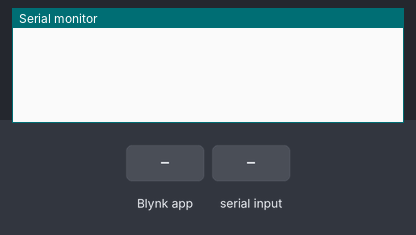
Simulated run of this sketch. Board: ESP32. Parts: the last lines printed to the serial monitor. Inputs (shaded band) come from the test bench. WiFi joins after 1.5 s; servers stay silent unless stated.

Above: at 3.0 s.
3.1 s: Blynk app writes 1 to V0
At 4.0 s:
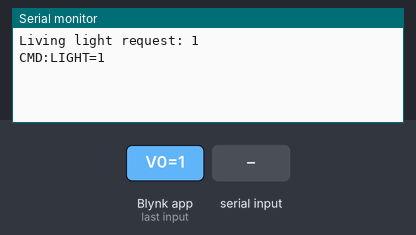
4.6 s: "90,45,200\n" received over the second serial link
At 5.1 s:
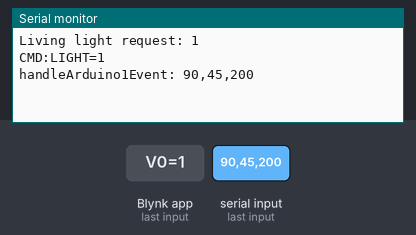
6.1 s: Blynk app writes 1 to V1
At 7.3 s:
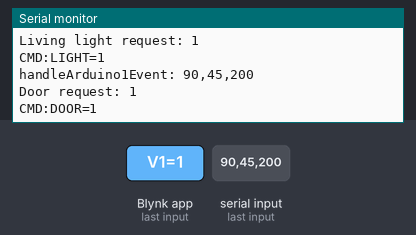
7.6 s: "90,45\n" received over the second serial link
At 8.6 s:
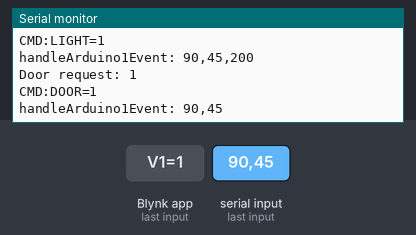
9.1 s: "90,45,200,10\n" received over the second serial link
At 9.7 s:
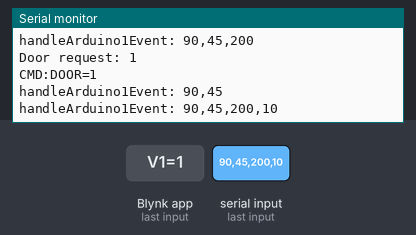
10.6 s: "90,45,200,10,150,30\n" received over the second serial link
At 12.1 s:
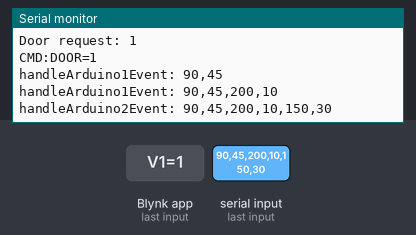

The sketch:

esp32.ino
```cpp
// (licence header left out)
/* Comment this out to disable prints and save space */
#define BLYNK_PRINT Serial

/* Fill in information from Blynk Device Info here */
#define BLYNK_TEMPLATE_ID           "TMPL6EYdTlCvW"
#define BLYNK_TEMPLATE_NAME         "Smarthome NCT2025"
#define BLYNK_AUTH_TOKEN            "8TkXn02WS5zlRidcQDuhoRwuKwQELPXs"


#include <WiFi.h>
#include <WiFiClient.h>
#include <BlynkSimpleEsp32.h>
#include <SoftwareSerial.h>

// HWSerial mapping. Avoid G3, G1 of Serial, and avoid G9, G10 of flash pins
#define PIN_SWSERIAL1_TX 4 //G4
#define PIN_SWSERIAL1_RX 0 //G0

#define PIN_SWSERIAL2_TX 17 // G17
#define PIN_SWSERIAL2_RX 16 // G16

// Your WiFi credentials.
// Set password to "" for open networks.
char ssid[] = "Dien Nuoc Xuan An";
char pass[] = "Anhquan@2011";

// ==================== SERIAL COMM SM ====================
// From ESP to Arduino:
#define CMD_LIGHT_STATE        "CMD:LIGHT=" // + 1-byte (char). "1"->ON, "0"->OFF
#define CMD_DOOR_STATE         "CMD:DOOR="  // + 1-byte (char). "1"->OPEN, "0"->CLOSE

// From Arduino to ESP
#define ACK_OK                 "ACK:OK"

#define EV_LIGHT_STATE         "EV:LIGHT=" // + 1-byte (char). "1"->ON, "0"->OFF
#define EV_DOOR_STATE          "EV:DOOR=" // + 1-byte (char). "1"->ON, "0"->OFF
#define EV_RAINCOVER_STATE     "EV:RAINCOVER=" // + 1-byte (char). "1"->ON, "0"->OFF
#define EV_FIREPUMP_STATE      "EV:FIREPUMP=" // + 1-byte (char). "1"->ON, "0"->OFF
#define EV_GARDENPUMP_STATE    "EV:GARDENPUMP=" // + 1-byte (char). "1"->ON, "0"->OFF
#define EV_TEMP_VALUE          "EV:TEMP=" // + 2-byte (char). Ex: "24" degree
#define EV_HUMI_VALUE          "EV:HUMI=" // + 2-byte (char). Ex: "72" %

// SoftwareSerial arduino1Serial(PIN_SWSERIAL1_RX, PIN_SWSERIAL1_TX);
// SoftwareSerial arduino2Serial(PIN_SWSERIAL2_RX, PIN_SWSERIAL2_TX);
#define arduino1Serial Serial1
#define arduino2Serial Serial2

// BLYNK_WRITE from Web/App
BLYNK_WRITE(V0)
{
  Serial.println("Living light request: " + String(param.asInt()));
  arduino2Serial.println(CMD_LIGHT_STATE+String(param.asInt()));
  Serial.println(CMD_LIGHT_STATE+String(param.asInt()));
}

BLYNK_WRITE(V1)
{
  Serial.println("Door request: " + String(param.asInt()));
  arduino1Serial.println(CMD_DOOR_STATE+String(param.asInt()));
  Serial.println(CMD_DOOR_STATE+String(param.asInt()));
}

void handleArduino1Event(String ev) {
  ev.trim();
  Serial.println("handleArduino1Event: " + ev);
  if (ev.startsWith(EV_DOOR_STATE)) {
      if (ev.substring(String(EV_DOOR_STATE).length()).toInt() == 1) {
        Blynk.virtualWrite(V1, 1);
      } else {
        Blynk.virtualWrite(V1, 0);
      }
  }

  else if (ev.startsWith(EV_TEMP_VALUE)) {
      int temp = ev.substring(String(EV_TEMP_VALUE).length()).toInt();
      Blynk.virtualWrite(V2, temp);
  }

  else if (ev.startsWith(EV_HUMI_VALUE)) {
      int humi = ev.substring(String(EV_HUMI_VALUE).length()).toInt();
      Blynk.virtualWrite(V3, humi);
  }
}

void handleArduino2Event(String ev) {
  ev.trim();
  Serial.println("handleArduino2Event: " + ev);

  if (ev.startsWith(CMD_LIGHT_STATE)) {
      if (ev.substring(String(CMD_LIGHT_STATE).length()).toInt() == 1) {
        Blynk.virtualWrite(V0, 1);
      } else {
        Blynk.virtualWrite(V0, 0);
      }
  }

  else if (ev.startsWith(EV_RAINCOVER_STATE)) {
    if (ev.substring(String(EV_RAINCOVER_STATE).length()).toInt() == 1) {
      Serial.println("Update EV_RAINCOVER_STATE=1 to server");
      Blynk.virtualWrite(V4, 1);
    } else {
      Serial.println("Update EV_RAINCOVER_STATE=0 to server");
      Blynk.virtualWrite(V4, 0);
    }
  }

  else if (ev.startsWith(EV_FIREPUMP_STATE)) {
    if (ev.substring(String(EV_FIREPUMP_STATE).length()).toInt() == 1) {
      Blynk.virtualWrite(V5, 1);
    } else {
      Blynk.virtualWrite(V5, 0);
    }
  }

  else if (ev.startsWith(EV_GARDENPUMP_STATE)) {
    if (ev.substring(String(EV_GARDENPUMP_STATE).length()).toInt() == 1) {
      Blynk.virtualWrite(V6, 1);
    } else {
      Blynk.virtualWrite(V6, 0);
    }
  }
}

void setup()
{
  // Debug console
  Serial.begin(9600);
  arduino1Serial.begin(9600, SERIAL_8N1, PIN_SWSERIAL1_RX, PIN_SWSERIAL1_TX);
  arduino2Serial.begin(9600, SERIAL_8N1, PIN_SWSERIAL2_RX, PIN_SWSERIAL2_TX);

  Blynk.begin(BLYNK_AUTH_TOKEN, ssid, pass);
}

void loop()
{
  Blynk.run();
  if (arduino1Serial.available()) {
    String ev = arduino1Serial.readStringUntil('\n');
    handleArduino1Event(ev);
  }
  if (arduino2Serial.available()) {
    String ev = arduino2Serial.readStringUntil('\n');
    handleArduino2Event(ev);
  }
}
```

Measured:
- after the input at 3.1 s, the serial monitor: prints a new line at once (image 1)
- after the input at 4.6 s, the serial monitor: prints a new line at once (image 2)
- after the input at 6.1 s, the serial monitor: prints a new line at once (image 3)
- after the input at 7.6 s, the serial monitor: prints a new line at once (image 4)
- after the input at 9.1 s, the serial monitor: prints a new line at once (image 5)
- after the input at 10.6 s, the serial monitor: prints a new line at once (image 6)
